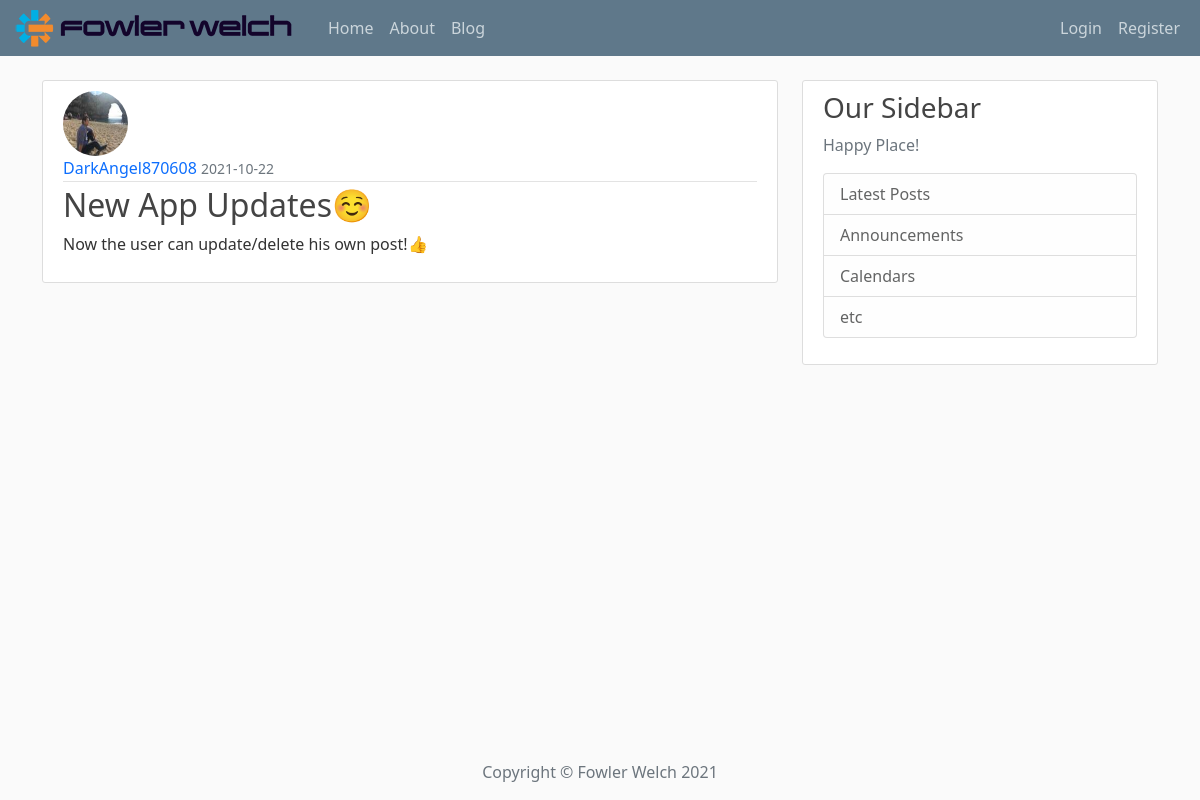
/post/1, run on the app's committed database.
### app/models.py (models this page shows, shortened)
class User(db.Model, UserMixin):
    id = db.Column(db.Integer, primary_key=True)
    username = db.Column(db.String(20), unique=True, nullable=False)
    email = db.Column(db.String(120), unique=True, nullable=False)
    image_file = db.Column(db.String(200), nullable=False, default='default.jpeg')
    password = db.Column(db.String(60), nullable=False)
    posts = db.relationship('Post', backref='author', lazy=True)

class Post(db.Model):
    id = db.Column(db.Integer, primary_key=True)
    title = db.Column(db.String(100), nullable=False)
    date_posted = db.Column(db.DateTime, nullable=False, default=datetime.utcnow)
    content = db.Column(db.Text, nullable=False)
    user_id = db.Column(db.Integer, db.ForeignKey('user.id'), nullable=False)

### app/routes.py (the view)
@app.route('/post/<int:post_id>')
def post(post_id):
    post = Post.query.get_or_404(post_id)
    return render_template('post.html', title=post.title, post=post)

### app/templates/post.html (shortened to what this page needs)
{% extends 'client_template/base.html' %}
{% block content %}
        <article class="media content-section">
            <img class="rounded-circle article-img" src="{{ url_for('static',
                 filename='images/' + post.author.image_file) }}" alt="">
            <div class="media-body">
                <div class="article-metadata">
                    <a class="mr-2" href="{{ url_for('user_posts', username=post.author.username) }}">{{ post.author.username }}</a>
                    <small class="text-muted">{{ post.date_posted.strftime('%Y-%m-%d') }}</small>
                </div>
                <h2 class="article-title">{{ post.title }}</h2>
                <p class="article-content">{{ post.content }}</p>
            </div>
        </article>
{% endblock content %}

### app/static/css/main.css (style rules this page uses)
body { background: #fafafa; color: #333333; margin-top: 5rem; }
h1, h2, h3, h4, h5, h6 { color: #444444; }
.content-section { background: #ffffff; padding: 10px 20px; border: 1px solid #dddddd; border-radius: 3px; margin-bottom: 20px; }
.article-title { color: #444444; }
a { text-decoration: none; }
.article-content { white-space: pre-line; }
.article-img { height: 65px; width: 65px; margin-right: 16px; }
.article-metadata { padding-bottom: 1px; margin-bottom: 4px; border-bottom: 1px solid #e3e3e3 }

### data on the page
User: image_file (picture), author.username "DarkAngel870608"
Post: date_posted "2021-10-22", title "New App Updates☺️", content "Now the user can update/delete his own post!👍"

### other printed values
{{ moment().format('YYYY') }} "2021"
